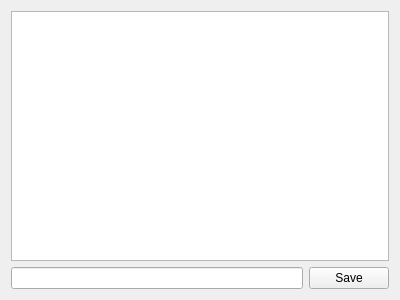
<?xml version="1.0" encoding="utf-8"?>
<ui version="4.0">
 <author>
    SPDX-FileCopyrightText: none
    SPDX-License-Identifier: GPL-3.0-or-later
  </author>
 <class>pykrita_plugin_ui</class>
 <widget class="QWidget" name="Form">
  <property name="geometry">
   <rect>
    <x>0</x>
    <y>0</y>
    <width>400</width>
    <height>300</height>
   </rect>
  </property>
  <layout class="QGridLayout" name="gridLayout">
   <item colspan="2" column="0" row="0">
    <widget class="QListView" name="listView"/>
   </item>
   <item column="0" row="1">
    <widget class="QLineEdit" name="lineEdit"/>
   </item>
   <item column="1" row="1">
    <widget class="QPushButton" name="pushButtonSave">
     <property name="text">
      <string>Save</string>
     </property>
    </widget>
   </item>
  </layout>
 </widget>
 <resources/>
 <connections/>
</ui>
